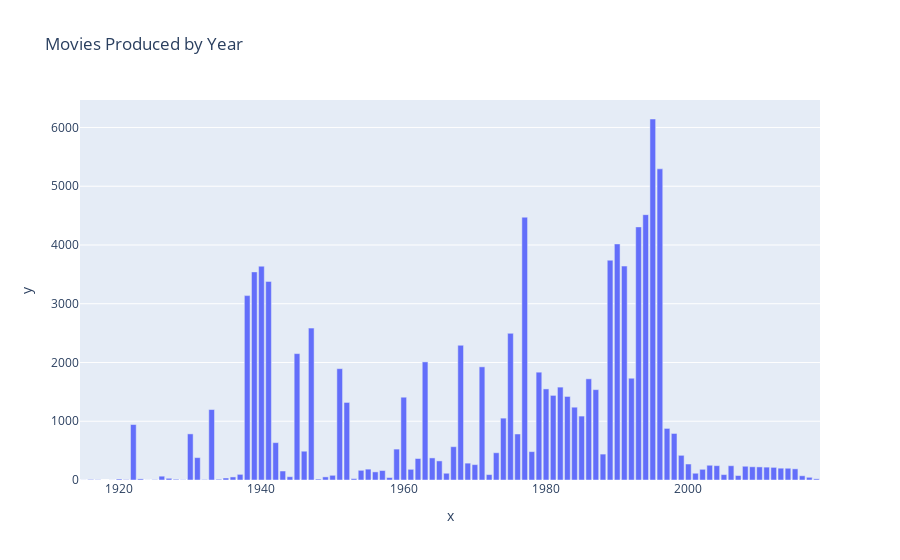

Notebook code cell kept with this figure:
### Code cell
fig.show()

### Figure 1 — Plotly figure (JSON) as saved in the notebook; plotly's stock layout.template omitted (floating-point values rounded to 4 significant figures)
{"data": [{"alignmentgroup": "True", "hovertemplate": "x=%{x}<br>y=%{y}<extra></extra>", "legendgroup": "", "marker": {"color": "#636efa", "pattern": {"shape": ""}}, "name": "", "offsetgroup": "", "orientation": "v", "showlegend": false, "textposition": "auto", "type": "bar", "x": [1995, 1996, 1994, 1977, 1993, 1990, 1989, 1991, 1940, 1939, 1941, 1938, 1947, 1975, 1968, 1945, 1963, 1971, 1951, 1979, 1992, 1986, 1982, 1980, 1987, 1981, 1983, 1960, 1952, 1984, 1933, 1985, 1974, 1922, 1997, 1998, 1930, 1976, 1942, 1967, 1959, 1946, 1978, 1973, 1988, 1999, 1931, 1964, 1962, 1965, 1969, 2000, 1970, 2003, 2004, 2006, 2008, 2009, 2010, 2011, 2012, 2013, 2014, 2015, 1955, 2002, 1961, 1954, 1957, 1943, 1956, 1966, 2001, 1937, 1972, 2005, 1950, 2007, 2016, 1926, 1944, 1949, 1936, 2017, 1958, 1935, 1927, 1953, 2018, 1923, 1920, 1948, 1928, 1934, 1916, 1932, 1921, 1925, 1929, 1917, 1915, 1924, 1919], "xaxis": "x", "y": [6144, 5296, 4516, 4473, 4308, 4018, 3741, 3641, 3639, 3542, 3380, 3138, 2585, 2496, 2293, 2151, 2010, 1926, 1895, 1835, 1732, 1722, 1581, 1550, 1538, 1440, 1422, 1409, 1320, 1239, 1199, 1088, 1053, 944, 878, 792, 785, 783, 636, 567, 526, 490, 483, 464, 441, 420, 381, 376, 366, 325, 287, 272, 262, 251, 244, 243, 234, 225, 223, 219, 215, 201, 200, 190, 185, 182, 182, 165, 161, 153, 138, 115, 115, 96, 92, 92, 80, 76, 72, 65, 56, 53, 52, 46, 42, 34, 29, 24, 20, 19, 17, 16, 13, 13, 9, 8, 7, 6, 5, 5, 1, 1, 1], "yaxis": "y"}], "layout": {"barmode": "relative", "legend": {"tracegroupgap": 0}, "title": {"text": "Movies Produced by Year"}, "xaxis": {"anchor": "y", "domain": [0, 1], "title": {"text": "x"}}, "yaxis": {"anchor": "x", "domain": [0, 1], "title": {"text": "y"}}}}
